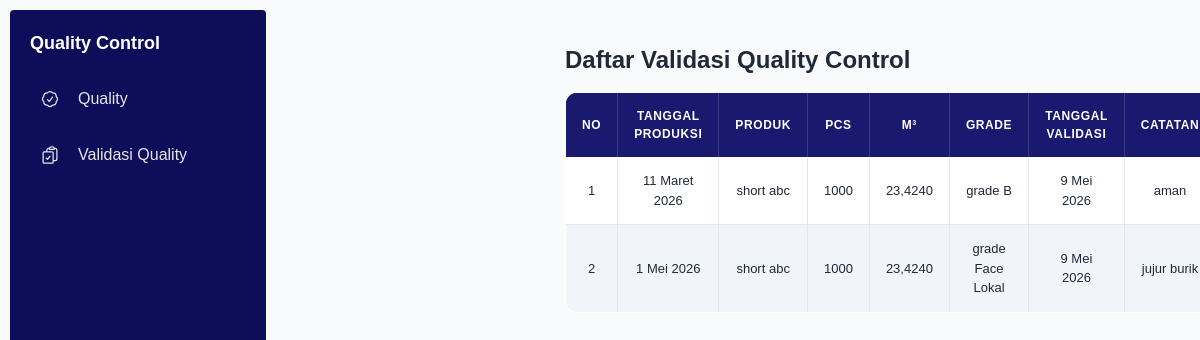
Page /qc/ on the earlier database version.
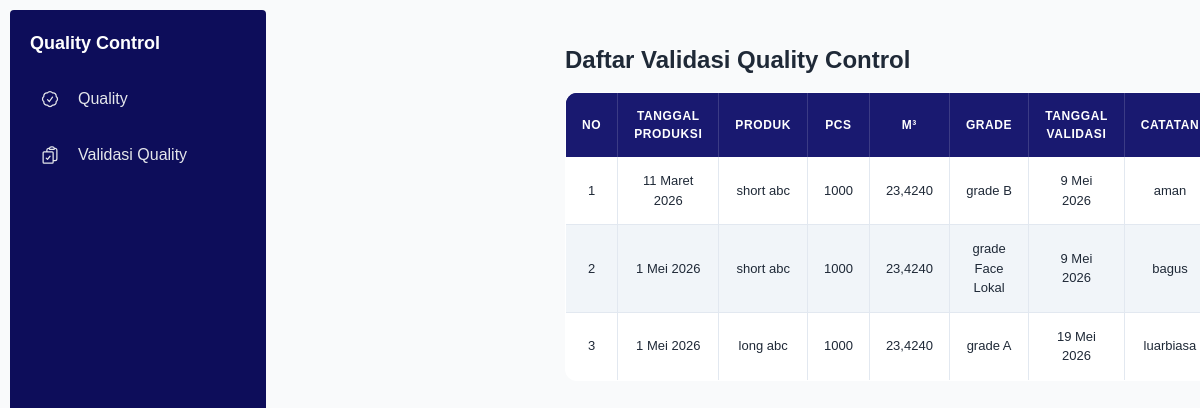
Same page on the later database version.
### core/models.py (models this page shows, shortened)
class HasilProduksi(models.Model):
    proses_produksi = models.ForeignKey(ProsesProduksi, on_delete=models.CASCADE)
    pemakaian_bahan = models.ForeignKey(PemakaianBahanBaku,on_delete=models.CASCADE)
    nama_hasil_produksi = models.ForeignKey(NamaHasilProduksi, on_delete=models.CASCADE)
    quality = models.ForeignKey(Quality,on_delete=models.SET_NULL,null=True,blank=True)
    tanggal_produksi = models.DateField()
    tebal = models.DecimalField(max_digits=10, decimal_places=3)
    lebar = models.DecimalField(max_digits=10, decimal_places=3)
    panjang = models.DecimalField(max_digits=10, decimal_places=3)
    jumlah_pcs = models.PositiveIntegerField()
    jumlah_m3 = models.DecimalField(max_digits=12, decimal_places=3)
    sisa_pcs = models.PositiveIntegerField()
    sisa_m3 = models.DecimalField(max_digits=12, decimal_places=3)

class ProsesProduksi(models.Model):
    tanggal_produksi = models.DateField(default=timezone.now)
    keterangan = models.TextField(blank=True)

class NamaHasilProduksi(models.Model):
    nama_hasil_produksi = models.CharField(max_length=100,blank=True,
    null=True)
    def __str__(self):
        return self.nama_hasil_produksi

class QualityControl(models.Model):
    hasil_produksi = models.OneToOneField(
        HasilProduksi,
        on_delete=models.CASCADE,
        related_name='qc'
    )
    quality = models.ForeignKey(Quality,on_delete=models.SET_NULL,null=True,blank=True)
    tanggal_validasi = models.DateField(null=True, blank=True)
    catatan = models.TextField(blank=True, null=True)

class Quality(models.Model):
    quality = models.CharField(max_length=100, blank=True,
    null=True)

### core/views.py (the view)
# urls.py: path('qc/', views.qc_list, name='qc_list'),
def qc_list(request):
    data = HasilProduksi.objects.select_related(
        'proses_produksi',
        'nama_hasil_produksi'
    )
    quality_list = Quality.objects.all()
    context = {
        'data': data,
        'quality_list': quality_list
    }
    return render(request, 'qc/list_qc.html', context)

### core/templates/qc/list_qc.html (shortened to what this page needs)
{%load static%}
<!DOCTYPE html>
<html>
<head>
    <script src="https://cdn.tailwindcss.com"></script>
    <link rel="stylesheet" href="{% static 'css/qc.css' %}">
</head>
<body class="bg-gray-50 flex h-screen overflow-hidden text-gray-800">
    {% include 'parts/sidebar_qc.html' %}
    <main class="flex-1 h-full overflow-y-auto p-6" style="margin-left: 256px;">
    <div class="content">
        <h2 class="text-2xl font-bold mb-4">Daftar Validasi Quality Control</h2>
        <table border="1" cellpadding="8" cellspacing="0">
            <thead>
                <tr>
                    <th>No</th>
                    <th>Tanggal Produksi</th>
                    <th>Produk</th>
                    <th>PCS</th>
                    <th>M³</th>
                    <th>Grade</th>
                    <th>Tanggal Validasi</th>
                    <th>Catatan</th>
                </tr>
            </thead>
            <tbody>
                {% for d in data %}
                <tr>
                    <td>{{ forloop.counter }}</td>
                    <td>{{ d.proses_produksi.tanggal_produksi }}</td>
                    <td>{{ d.nama_hasil_produksi }}</td>
                    <td>{{ d.jumlah_pcs }}</td>
                    <td>{{ d.jumlah_m3|floatformat:4 }}</td>
                    <td>
                        {% if d.qc and d.qc.quality %}
                        {{ d.qc.quality.quality }}
                        {% else %}
                        -
                        {% endif %}
                    </td>
                    <td>
                        {% if d.qc and d.qc.tanggal_validasi %}
                        {{ d.qc.tanggal_validasi }}
                        {% else %}
                        -
                        {% endif %}
                    </td>
                    <td>
                        {% if d.qc and d.qc.catatan %}
                        {{ d.qc.catatan }}
                        {% else %}
                        -
                        {% endif %}
                    </td>
                </tr>
                {% empty %}
                <tr>
                    <td colspan="10" align="center">
                        Tidak ada data
                    </td>
                </tr>
                {% endfor %}
            </tbody>
        </table>
    </div>
</main>
</body>
</html>

Differences in the rows shown:
changed HasilProduksi "grade Face Lokal": qc.catatan "jujur burik" → "bagus"
added HasilProduksi: proses_produksi.tanggal_produksi "1 Mei 2026", nama_hasil_produksi "long abc", jumlah_pcs "1000", jumlah_m3 "23,4240", qc.quality.quality "grade A", qc.tanggal_validasi "19 Mei 2026", qc.catatan "luarbiasa"
